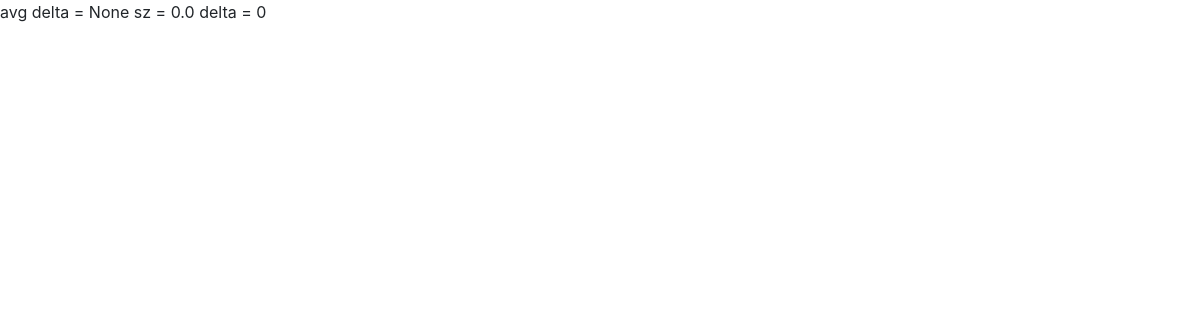
The app's page /detail/, older data.
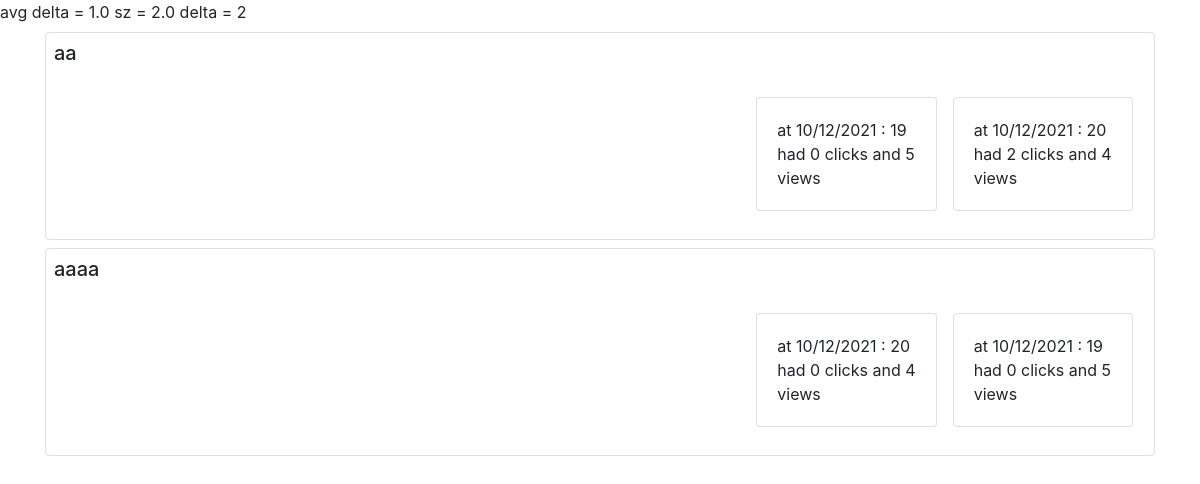
The same page, newer data.
### advertiser_management/models.py (models this page shows, shortened)
class Ad(models.Model):
    advertiser = models.ForeignKey(Advertiser, on_delete=models.CASCADE)
    title = models.CharField(max_length=100)
    imgUrl = models.CharField(max_length=500)
    link = models.CharField(max_length=500)
    approve = models.BooleanField(default=False)

### advertiser_management/views.py (the view)
# urls.py: path('detail/', DetailView.as_view(), name='detail_view'),
class DetailView(TemplateView):
    template_name = "detail.html"
    model = Ad
    def get_context_data(self, **kwargs):
        context = super().get_context_data(**kwargs)
        all_ads = Ad.objects.filter(approve__exact=True)
        all_clicks = Click.objects.filter(ad__approve__exact=True)
        all_views = View.objects.filter(ad__approve__exact=True)
        details_of_ad = {}
        for clk in all_clicks:
            ad = clk.ad
            time = clk.datetime.strftime('%m/%d/%Y : %H')
            if ad not in details_of_ad:
                details_of_ad[ad] = {}
            if time not in details_of_ad[ad]:
                details_of_ad[ad][time] = {'click': 0, 'view': 0}
            details_of_ad[ad][time]['click'] += 1
        for viw in all_views:
            ad = viw.ad
            time = viw.datetime.strftime('%m/%d/%Y : %H')
            if ad not in details_of_ad:
                details_of_ad[ad] = {}
            if time not in details_of_ad[ad]:
                details_of_ad[ad][time] = {'click': 0, 'view': 0}
            details_of_ad[ad][time]['view'] += 1
        delta = 0
        sz = 0.
        for clk in all_clicks:
            ad = clk.ad
            time = clk.datetime
            try:
                last_view = View.objects.filter(user_ip__exact=clk.user_ip, datetime__lte=time).order_by('-datetime')[0]
            except IndexError:
                last_view = clk
            td = time-last_view.datetime
            seconds = td.seconds + 86400 * td.days
            delta += seconds
            sz += 1.
        avg_delta = None
        if sz != 0:
            avg_delta = delta / sz
        context['details_of_ad'] = details_of_ad
        context['avg_delta'] = avg_delta
        context['delta'] = delta
        context['sz'] = sz
        return context

### advertiser_management/templates/detail.html (shortened to what this page needs)
<!DOCTYPE html>
<html lang="en">
<head>
    <link rel="stylesheet" href="https://stackpath.bootstrapcdn.com/bootstrap/4.3.1/css/bootstrap.min.css"
>
</head>
avg delta = {{ avg_delta }}
sz = {{ sz }}
delta = {{ delta }}
<body>
<div class="container" dir="rtl">
    {% for ad, times in details_of_ad.items %}
        <div class="card mt-2 p-2">
            <h5 class="card-title">{{ ad.title }}</h5>
            <div class="card-body">
                <div class="row">
		    {% for time, cnt in times.items %}
                <div class="card col-md-2 p-0 mx-2">
                    <a>
                        <div class="card-body">
                            <span>at {{ time }} had {{ cnt.click }} clicks and {{ cnt.view }} views</span>
                        </div>
                    </a>
                </div>
		    {% endfor %}
                </div>
            </div>
        </div>
    {% endfor %}
</div>
</body>
</html>

Row changes from the older to the newer data that the page shows:
now on this page (row edited): Ad: title "aa", times "10/12/2021 : 20" "10/12/2021 : 19", click "2" "0", view "4" "5"
now on this page (row edited): Ad: title "aaaa", times "10/12/2021 : 19" "10/12/2021 : 20", click "0" "0", view "5" "4"
Text that changed along with them:
{{ avg_delta }}: "None" → "1.0"
{{ sz }}: "0.0" → "2.0"
{{ delta }}: "0" → "2"
